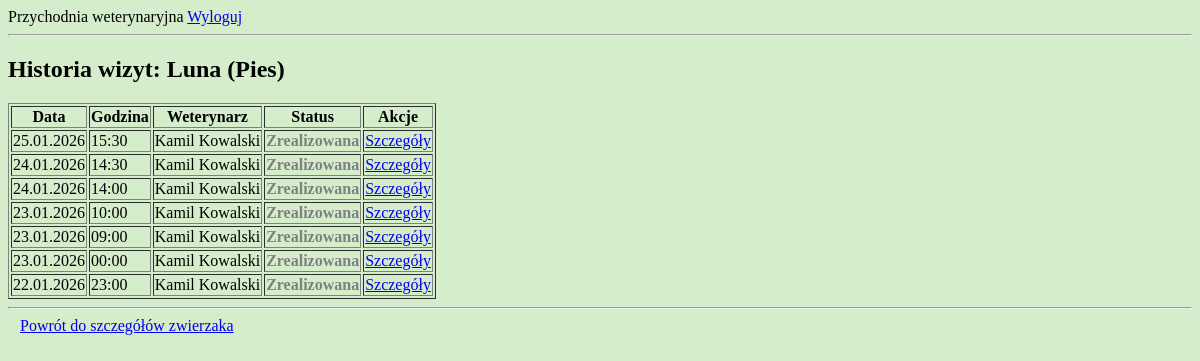
The page /przychodnia/zwierzeta/1/historia/ (signed in) on the database as committed earlier.
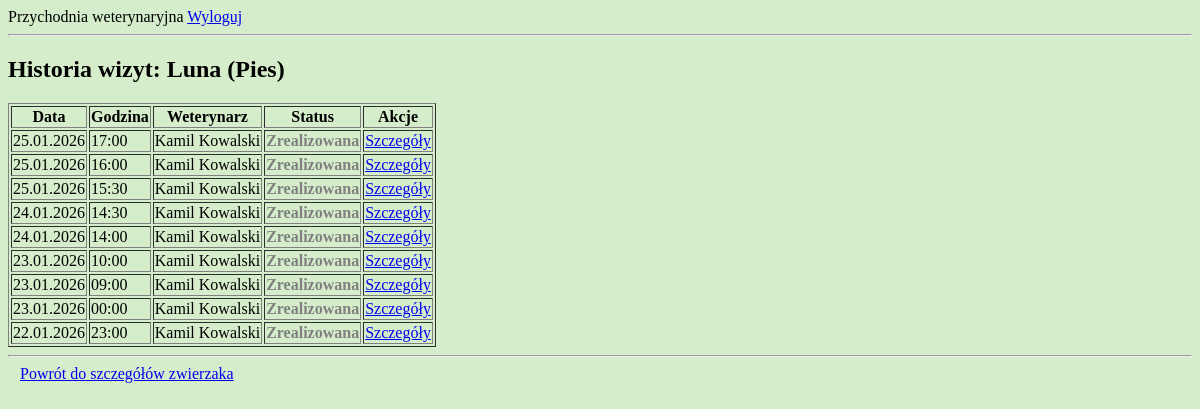
The same page on the database as committed later.
### przychodnia/models.py (models this page shows, shortened)
class Wizyta(models.Model):
    zwierze = models.ForeignKey(Zwierze, on_delete = models.CASCADE)
    weterynarz = models.ForeignKey(Weterynarz, on_delete = models.PROTECT)
    data_wizyty = models.DateField()  # warunek: weterynarz jest dostepny (nie ma kolizji z innymi wizytami)
    godzina_wizyty = models.TimeField()
    status = models.IntegerField(choices = STATUS_WIZYTA.choices, default = STATUS_WIZYTA.Zaplanowana)
    notatka = models.TextField(blank = True)
    class Meta:
        verbose_name_plural = "Wizyty"
        ordering = ['data_wizyty', 'godzina_wizyty', 'status']

class Weterynarz(models.Model):
    user = models.OneToOneField(User, on_delete=models.CASCADE)  # polaczenie profilu weterynarza z kontem uzytkownika User
    imie = models.CharField(max_length = 50)
    nazwisko = models.CharField(max_length = 100)
    plec = models.IntegerField(choices = PLEC_OSOBA.choices)
    specjalizacja = models.CharField(max_length=100, blank=True)
    data_dodania = models.DateTimeField(auto_now_add = True, editable = False)
    class Meta:
        verbose_name_plural = "Weterynarze"
        ordering = ['nazwisko', 'imie']

### przychodnia/views.py (the view)
# urls.py: path('zwierzeta/<int:pk>/historia/', views.historia_zwierzaka, name='historia-zwierzaka'),
@login_required
def historia_zwierzaka(request, pk):
    user = request.user
    try:
        zwierze = Zwierze.objects.get(id=pk)
    except Zwierze.DoesNotExist:
        return HttpResponse("Zwierzę nie istnieje", status=404)
    if hasattr(user, 'opiekun'):
        if zwierze.opiekun != user.opiekun:
            return HttpResponse("Brak dostępu", status=403)
    elif hasattr(user, 'weterynarz'):
        pass
    else:
        return HttpResponse("Brak roli użytkownika", status=403)
    wizyty = Wizyta.objects.filter(
        zwierze=zwierze,
        status=STATUS_WIZYTA.Zrealizowana
    ).order_by('-data_wizyty', '-godzina_wizyty')
    return render(request, 'przychodnia/zwierzeta/historia_zwierzaka.html', {'zwierze': zwierze, 'wizyty': wizyty})

### przychodnia/templates/przychodnia/zwierzeta/historia_zwierzaka.html (shortened to what this page needs)
{% extends "przychodnia/base.html" %}
{% block content %}
<h2>Historia wizyt: {{ zwierze.imie }} ({{ zwierze.get_gatunek_display }})</h2>
{% if wizyty %}
    <table border="1">
        <tr>
            <th>Data</th>
            <th>Godzina</th>
            <th>Weterynarz</th>
            <th>Status</th>
            <th>Akcje</th>
        </tr>
        {% for wizyta in wizyty %}
        <tr>
            <td>{{ wizyta.data_wizyty|date:"d.m.Y" }}</td>
            <td>{{ wizyta.godzina_wizyty|time:"H:i" }}</td>
            <td>{{ wizyta.weterynarz.imie }} {{ wizyta.weterynarz.nazwisko }}</td>
            <td>
                <span class="
                    {% if wizyta.status == 1 %}status-1
                    {% elif wizyta.status == 2 %}status-2
                    {% elif wizyta.status == 3 %}status-3
                    {% endif %}
                    ">
                {{ wizyta.get_status_display }}
                </span>
            </td>
            <td>
                <a href="{% url 'wizyta-detail' pk=wizyta.pk %}">Szczegóły</a>
            </td>
        </tr>
        {% endfor %}
    </table>
{% else %}
    <p>Brak zrealizowanych wizyt dla tego zwierzaka.</p>
{% endif %}
<hr>
<a href="{% url 'zwierze-detail' pk=zwierze.pk %}" style="padding: 6px 12px;">
    Powrót do szczegółów zwierzaka
</a>
{% endblock %}

Rows that differ between the two databases and show on the page:
now on this page (row edited): Wizyta: data_wizyty "25.01.2026", godzina_wizyty "17:00", weterynarz.imie "Kamil", weterynarz.nazwisko "Kowalski", status "Zrealizowana"
now on this page (row edited): Wizyta: data_wizyty "25.01.2026", godzina_wizyty "16:00", weterynarz.imie "Kamil", weterynarz.nazwisko "Kowalski", status "Zrealizowana"
